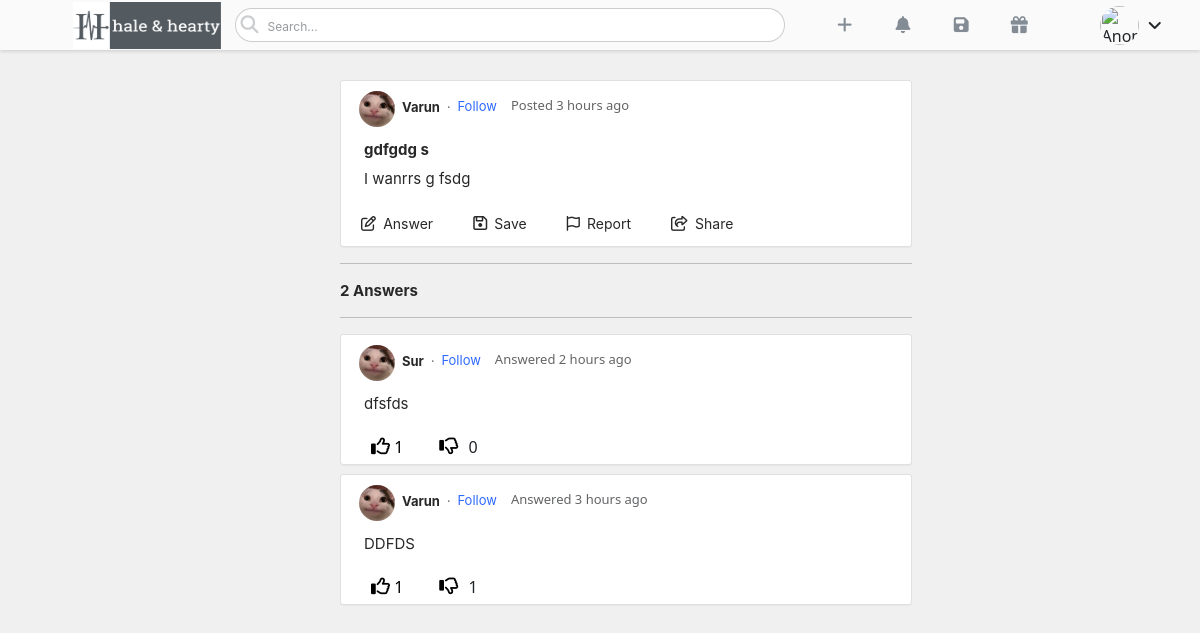
Screenshot of /posts/6/ with the database file from the repository.
### main/models.py (models this page shows, shortened)
class Post(models.Model):
    author = models.ForeignKey(User,on_delete=models.CASCADE)
    title = models.CharField(max_length=150)
    body = RichTextField(blank = True,null = True)
    created = models.DateTimeField(default=now)
    favourite = models.ManyToManyField(User,related_name="favourite",blank = True)

class Profile(models.Model):
    user = models.OneToOneField(User,on_delete=models.CASCADE)
    image = models.ImageField(default="default.PNG",upload_to = "profile_pics")
    about = models.TextField(default="I am nerd")
    location = models.CharField(max_length=100)
    usercreated = models.DateTimeField(default=now)
    followers = models.ManyToManyField(User,blank=True,related_name="followers")
    coins = models.IntegerField(default=0)

class Comment(models.Model):
    body = RichTextField(blank = True,null = True)
    user = models.ForeignKey(User,on_delete=models.CASCADE)
    post = models.ForeignKey(Post,on_delete=models.CASCADE,null=True)
    commented = models.DateTimeField(default=now)
    likes = models.ManyToManyField(User,blank=True,related_name="likes")
    dislikes = models.ManyToManyField(User,blank=True,related_name="dislikes")

### main/views.py (the view, shortened to what this page needs)
# urls.py: path('posts/<int:pk>/',PostDetailview.as_view(),name = "post_detail"),
class PostDetailview(View,LoginRequiredMixin):
    def get(self,request,pk,*args,**kwargs):
        post = Post.objects.get(pk=pk)
        form = CommentForm()
        commentss = Comment.objects.filter(post=post)
        numberofcomments = len(commentss)
        comments = Comment.objects.filter(post=post).order_by('-commented')
        context = {
            "form":form,
            "post":post,
            'comments':comments,
            'numberofcomments':numberofcomments
        }
        return render(request,"post_detail.html",context)

### main/forms.py
class CommentForm(forms.ModelForm):
    class Meta:
        model = Comment
        fields = ['body']

### templates/post_detail.html (shortened to what this page needs)
{% load static %}
{% load humanize %}
{% load social_share %}
<!DOCTYPE html>
<html lang="en">
<head>
    <link href="https://cdn.jsdelivr.net/npm/bootstrap@5.1.0/dist/css/bootstrap.min.css" rel="stylesheet">
    <link rel="stylesheet" href="{% static 'css/home.css' %}">
</head>
<body style="background-color: rgba(165, 165, 165, 0.164);">
    <header class="navbarr">
        <div class="logo">
            <a href="{% url 'home' %}"><img src="{% static 'images/logoboi.PNG' %}" class="mylogogpbrr" alt="" width="148px" height="47px" style="cursor: pointer;position: relative;left: 30px;"></a>
        </div>
        <div class="searchdiv">
            <i class="fas fa-search"></i>
            <input type="search" class="searchh" placeholder="Search...">
        </div>
        <div class="iconsdivuser">
            <a href="{% url 'ask_question' %}"><i class="fas fa-plus" data-bs-toggle="tooltip" title = "Ask Questions"></i></a>
            <a href="{% url 'notifications' %}"><i class="fas fa-bell" data-bs-toggle="tooltip" title="Notifications"></i></a>
            <a href="{% url 'saveposts' %}"><i class="fas fa-save" data-bs-toggle="tooltip" title = "Saved Posts"></i></a>
            <a href="{% url 'reddemcoins' %}"><i class="fas fa-gift" data-bs-toggle="tooltip" title = "Redeem Coins"></i></a>
        </div>
        <div class="userdiv">
            <img src="{{user.profile.image.url}}" data-bs-toggle="tooltip" title = "{{request.user}}" width="39px" height="39px" class="userprofilebruh">
            <i class="fas fa-angle-down" onclick="usernav()"></i>
        </div>
    </header>
    <div class="postdivgobrr" style="margin-top: 80px;">
        <div class="postdivheader">
            <img src="{{post.author.profile.image.url}}" alt="" width="36px" height="36px" class="postdivheaderimg">
            <a href="{% url 'profile' post.author.pk %}"><p class="postdivheadername">{{post.author}}</p></a>
            <span>.</span>
            <a href="{% url 'profile' post.author.profile.pk %}"><p class="postdivheaderfollow">Follow</p></a>
            <p class="whenposted">Posted {{post.created|naturaltime}}</p>
        </div>
        <div class="titlestuff">
            <a href="{% url 'post_detail' post.pk %}" target="_blank">
                {{post.title}}
            </a>
        </div>
        <div class="bodystuff">
            {{post.body|safe}}
        </div>
        <div class="bottom-stuff">
            <div class="answer-field" onclick="openasnwerpanel()">
                <i class="far fa-edit"></i>
                <span class="answer">Answer</span>
            </div>
            <a>
                <form action="{% url 'save_post' post.pk %}" id = "plxhelpme" onclick="jajajaja()" method="post">
                    <div class="save-field">
                        <i class="far fa-save"></i>
                        <span class="save">Save</span>
                    </div>
                </form>
            </a>
            <div class="report-field" data-bs-toggle="modal" data-bs-target="#modalofreport">
                <i class="far fa-flag"></i>
                <span class="report">Report</span>
            </div>
            <div class="share-field" data-bs-toggle="modal" data-bs-target="#sharepostshahahhha">
                <i class="far fa-share-square" data-bs-toggle="tooltip" title="Share"></i>
                <span class="share">Share</span>
            </div>
        </div>
  </div>
    <hr width="572px" style="position: relative;left: 340px;">
    {% if comments %}
        <p style="color: #282829;font-family: -apple-system, BlinkMacSystemFont, 'Segoe UI', Roboto, Oxygen, Ubuntu, Cantarell, 'Open Sans', 'Helvetica Neue', sans-serif;font-size: 15px;font-weight: bold;line-height: 21px;margin-left: 340px;">{{numberofcomments}} Answers</p>
        <hr width="572px" style="position: relative;left: 340px;">
    {% endif %}
  {% for comment in comments %}
    <div class="postanswersdiv">
        <div class="topstuff">
            <img src="{{comment.user.profile.image.url}}" width="36px" height="36px" alt="">
            <a href="{% url 'profile' comment.user.profile.pk %}"><p class="username">{{comment.user}}</p></a>
            <span>.</span>
            <a href="{% url 'profile' comment.user.profile.pk %}"><p class="followshit">Follow</p></a>
            <p class="whenanswered">Answered {{comment.commented|naturaltime}}</p>
        </div>
        <div class="bodystuff">
            {{comment.body|safe}}
        </div>
        <div class="bottomstuff" style="display: flex;">
            <form action="{% url 'addlikes' post.pk comment.pk %}" method = "POST">
                <button type="submit" style="background-color: transparent;border: none;outline: none;">
                    <i class="far fa-thumbs-up" style="font-size: 19px;margin-left: 24px;margin-bottom: 7px;" data-bs-toggle="tooltip" data-bs-placement="top" title = "Upvote Answer" onclick="colorblue()" id = "thumbsup"></i>
                    <span>{{comment.likes.all.count}}</span>
                </button>
            </form>
            <form action="{% url 'adddislikes' post.pk comment.pk %}" method = "POST">
                <button type="submit" style="background-color: transparent;border: none;outline: none;">
                    <i class="far fa-thumbs-down" style="font-size: 19px;margin-left: 24px;margin-bottom: 7px;" data-bs-toggle="tooltip" data-bs-placement="bottom" title = "Downvote Answer" onclick="colororange()" id = "thumbsdown"></i>
                </button>
                <span>{{comment.dislikes.all.count}}</span>
            </form>
        </div>
    </div>
  {% endfor %}
</body>
</html>

### rows the page displays
Post: author.profile.image (picture), author "Varun", created "3 hours ago", title "gdfgdg s", body "I wanrrs g fsdg"
Comment: user.profile.image (picture), user "Sur", commented "2 hours ago", body "dfsfds", likes.all.count "1", dislikes.all.count "0"
Comment: user.profile.image (picture), user "Varun", commented "3 hours ago", body "DDFDS", likes.all.count "1", dislikes.all.count "1"

### other values shown
{{ numberofcomments }} "2"
